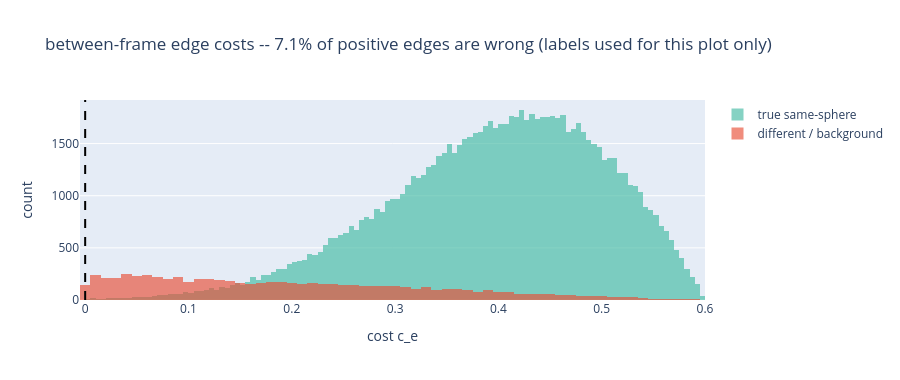

Notebook source saved alongside this figure:
### Code cell
edge_cost_histograms(instance, ds.labels, kind=1).show()

### Figure 1 — Plotly figure (JSON) as saved in the notebook; plotly's stock layout.template omitted (floating-point values rounded to 4 significant figures; data arrays with more than 128 entries replaced by an {"elided": "..."} marker saying what was removed)
{"data": [{"marker": {"color": "#44BBA4"}, "name": "true same-sphere", "opacity": 0.65, "type": "histogram", "x": {"elided": "94326 float values"}}, {"marker": {"color": "#E94F37"}, "name": "different / background", "opacity": 0.65, "type": "histogram", "x": {"elided": "7250 float values"}}], "layout": {"barmode": "overlay", "height": 380, "shapes": [{"line": {"color": "black", "dash": "dash"}, "type": "line", "x0": 0, "x1": 0, "xref": "x", "y0": 0, "y1": 1, "yref": "y domain"}], "title": {"text": "between-frame edge costs -- 7.1% of positive edges are wrong (labels used for this plot only)"}, "xaxis": {"title": {"text": "cost c_e"}}, "yaxis": {"title": {"text": "count"}}}}
